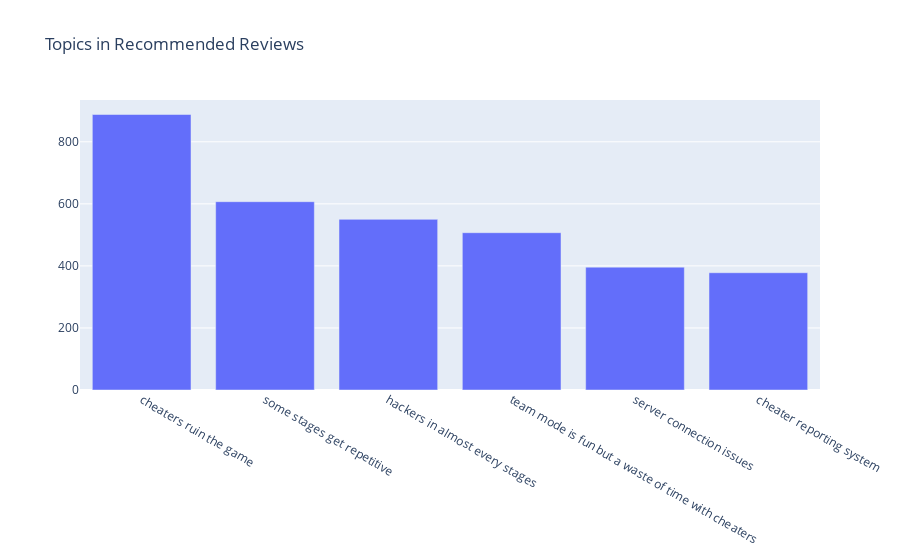

Notebook code cell kept with this figure:
### Code cell
fig = go.Figure([go.Bar(x=df_result['topic'], y=df_result['counts'])])
fig.update_layout(title=go.layout.Title(text="Topics in Recommended Reviews"))
fig.show()

### Figure 1 — Plotly figure (JSON) as saved in the notebook; plotly's stock layout.template omitted (floating-point values rounded to 4 significant figures)
{"data": [{"type": "bar", "x": ["cheaters ruin the game", "some stages get repetitive", "hackers in almost every stages", "team mode is fun but a waste of time with cheaters", "server connection issues", "cheater reporting system"], "y": [888, 607, 550, 507, 396, 378]}], "layout": {"title": {"text": "Topics in Recommended Reviews"}}}
